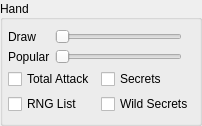
               <widget class="QGroupBox" name="configBoxHand">
                <property name="title">
                 <string>Hand</string>
                </property>
                <property name="alignment">
                 <set>Qt::AlignLeading|Qt::AlignLeft|Qt::AlignVCenter</set>
                </property>
                <layout class="QVBoxLayout" name="verticalLayout_13">
                 <property name="spacing">
                  <number>5</number>
                 </property>
                 <property name="leftMargin">
                  <number>5</number>
                 </property>
                 <property name="topMargin">
                  <number>9</number>
                 </property>
                 <property name="rightMargin">
                  <number>5</number>
                 </property>
                 <property name="bottomMargin">
                  <number>9</number>
                 </property>
                 <item>
                  <layout class="QHBoxLayout" name="configHandHorizontalLayout1">
                   <item>
                    <layout class="QVBoxLayout" name="configHandVerticalLayout1">
                     <item>
                      <widget class="QLabel" name="configLabelDrawTime">
                       <property name="toolTip">
                        <string>Draw: Time new cards drawn
are shown on screen</string>
                       </property>
                       <property name="text">
                        <string>Draw</string>
                       </property>
                      </widget>
                     </item>
                     <item>
                      <widget class="QLabel" name="configLabelPopular">
                       <property name="toolTip">
                        <string>Popular: Cards your opponent might play on his next turn in arena,
ordered by popularity on HSReplay.net</string>
                       </property>
                       <property name="text">
                        <string>Popular</string>
                       </property>
                      </widget>
                     </item>
                    </layout>
                   </item>
                   <item>
                    <layout class="QVBoxLayout" name="configHandVerticalLayout2">
                     <item>
                      <widget class="QSlider" name="configSliderDrawTime">
                       <property name="minimum">
                        <number>0</number>
                       </property>
                       <property name="maximum">
                        <number>11</number>
                       </property>
                       <property name="pageStep">
                        <number>1</number>
                       </property>
                       <property name="orientation">
                        <enum>Qt::Horizontal</enum>
                       </property>
                      </widget>
                     </item>
                     <item>
                      <widget class="QSlider" name="configSliderPopular">
                       <property name="maximum">
                        <number>11</number>
                       </property>
                       <property name="pageStep">
                        <number>1</number>
                       </property>
                       <property name="orientation">
                        <enum>Qt::Horizontal</enum>
                       </property>
                      </widget>
                     </item>
                    </layout>
                   </item>
                   <item>
                    <layout class="QVBoxLayout" name="configHandVerticalLayout3">
                     <item>
                      <widget class="QLabel" name="configLabelDrawTimeValue">
                       <property name="text">
                        <string/>
                       </property>
                      </widget>
                     </item>
                     <item>
                      <widget class="QLabel" name="configLabelPopularValue">
                       <property name="text">
                        <string/>
                       </property>
                      </widget>
                     </item>
                    </layout>
                   </item>
                  </layout>
                 </item>
                 <item>
                  <layout class="QHBoxLayout" name="configHandHorizontalLayout2">
                   <item>
                    <layout class="QVBoxLayout" name="configHandVerticalLayout4">
                     <item>
                      <widget class="QCheckBox" name="configCheckTotalAttack">
                       <property name="toolTip">
                        <string>Total Attack: Show the sum of your minions + your hero attack.</string>
                       </property>
                       <property name="text">
                        <string>Total Attack</string>
                       </property>
                      </widget>
                     </item>
                     <item>
                      <widget class="QCheckBox" name="configCheckRngList">
                       <property name="toolTip">
                        <string>RNG List: Show the cards in your hand which throw bombs/missiles.
Hover your mouse over to check the odds of killing in the board.</string>
                       </property>
                       <property name="text">
                        <string>RNG List</string>
                       </property>
                      </widget>
                     </item>
                    </layout>
                   </item>
                   <item>
                    <layout class="QVBoxLayout" name="configHandVerticalLayout5">
                     <item>
                      <widget class="QCheckBox" name="configCheckSecrets">
                       <property name="toolTip">
                        <string>Secrets: Show possibilities
when the opponent plays a secret.</string>
                       </property>
                       <property name="text">
                        <string>Secrets</string>
                       </property>
                      </widget>
                     </item>
                     <item>
                      <widget class="QCheckBox" name="configCheckWildSecrets">
                       <property name="toolTip">
                        <string>Wild Secrets: In constructed play, show wild possibilities
when the opponent plays a secret.</string>
                       </property>
                       <property name="text">
                        <string>Wild Secrets</string>
                       </property>
                      </widget>
                     </item>
                    </layout>
                   </item>
                  </layout>
                 </item>
                </layout>
               </widget>
